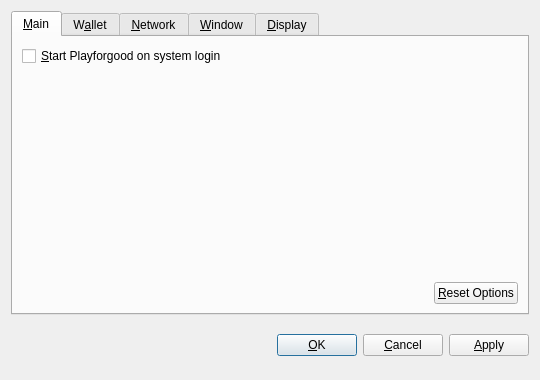
<?xml version="1.0" encoding="UTF-8"?>
<ui version="4.0">
 <class>OptionsDialog</class>
 <widget class="QDialog" name="OptionsDialog">
  <property name="geometry">
   <rect>
    <x>0</x>
    <y>0</y>
    <width>540</width>
    <height>380</height>
   </rect>
  </property>
  <property name="windowTitle">
   <string>Options</string>
  </property>
  <property name="modal">
   <bool>true</bool>
  </property>
  <layout class="QVBoxLayout" name="verticalLayout">
   <item>
    <widget class="QTabWidget" name="tabWidget">
     <property name="tabPosition">
      <enum>QTabWidget::North</enum>
     </property>
     <property name="currentIndex">
      <number>0</number>
     </property>
     <widget class="QWidget" name="tabMain">
      <attribute name="title">
       <string>&amp;Main</string>
      </attribute>
      <layout class="QVBoxLayout" name="verticalLayout_Main">
       <item>
        <widget class="QCheckBox" name="bitcoinAtStartup">
         <property name="toolTip">
          <string>Automatically start Playforgood after logging in to the system.</string>
         </property>
         <property name="text">
          <string>&amp;Start Playforgood on system login</string>
         </property>
        </widget>
       </item>
       <item>
        <spacer name="verticalSpacer_Main">
         <property name="orientation">
          <enum>Qt::Vertical</enum>
         </property>
         <property name="sizeHint" stdset="0">
          <size>
           <width>20</width>
           <height>40</height>
          </size>
         </property>
        </spacer>
       </item>
       <item>
        <layout class="QHBoxLayout" name="horizontalLayout_2_Main">
         <item>
          <spacer name="horizontalSpacer_2_Main">
           <property name="orientation">
            <enum>Qt::Horizontal</enum>
           </property>
           <property name="sizeHint" stdset="0">
            <size>
             <width>40</width>
             <height>20</height>
            </size>
           </property>
          </spacer>
         </item>
         <item>
          <widget class="QPushButton" name="resetButton">
           <property name="toolTip">
            <string>Reset all client options to default.</string>
           </property>
           <property name="text">
            <string>&amp;Reset Options</string>
           </property>
           <property name="autoDefault">
            <bool>false</bool>
           </property>
          </widget>
         </item>
        </layout>
       </item>
      </layout>
     </widget>
     <widget class="QWidget" name="tabWallet">
      <attribute name="title">
       <string>W&amp;allet</string>
      </attribute>
      <layout class="QVBoxLayout" name="verticalLayout_Network">
       <item>
        <widget class="QLabel" name="transactionFeeInfoLabel">
         <property name="text">
          <string>Optional transaction fee per kB that helps make sure your transactions are processed quickly. Most transactions are 1 kB.</string>
         </property>
         <property name="textFormat">
          <enum>Qt::PlainText</enum>
         </property>
         <property name="wordWrap">
          <bool>true</bool>
         </property>
        </widget>
       </item>
       <item>
        <layout class="QHBoxLayout" name="horizontalLayout_1_Main">
         <item>
          <widget class="QLabel" name="transactionFeeLabel">
           <property name="text">
            <string>Pay transaction &amp;fee</string>
           </property>
           <property name="textFormat">
            <enum>Qt::PlainText</enum>
           </property>
           <property name="buddy">
            <cstring>transactionFee</cstring>
           </property>
          </widget>
         </item>
         <item>
          <widget class="BitcoinAmountField" name="transactionFee"/>
         </item>
         <item>
          <spacer name="horizontalSpacer_1_Main">
           <property name="orientation">
            <enum>Qt::Horizontal</enum>
           </property>
           <property name="sizeHint" stdset="0">
            <size>
             <width>40</width>
             <height>20</height>
            </size>
           </property>
          </spacer>
         </item>
        </layout>
       </item>
       <item>
        <widget class="QLabel" name="label">
         <property name="text">
          <string>If you disable the spending of unconfirmed change, the change from a transaction cannot be used until that transaction has at least one confirmation. This also affects how your balance is computed.</string>
         </property>
         <property name="wordWrap">
          <bool>true</bool>
         </property>
        </widget>
       </item>
       <item>
        <widget class="QCheckBox" name="spendZeroConfChange">
         <property name="text">
          <string>Spend unconfirmed change  (experts only)</string>
         </property>
        </widget>
       </item>
       <item>
        <spacer name="verticalSpacer">
         <property name="orientation">
          <enum>Qt::Vertical</enum>
         </property>
         <property name="sizeHint" stdset="0">
          <size>
           <width>20</width>
           <height>40</height>
          </size>
         </property>
        </spacer>
       </item>
      </layout>
     </widget>
     <widget class="QWidget" name="tabNetwork">
      <attribute name="title">
       <string>&amp;Network</string>
      </attribute>
      <layout class="QVBoxLayout" name="verticalLayout_Network">
       <item>
        <widget class="QCheckBox" name="mapPortUpnp">
         <property name="toolTip">
          <string>Automatically open the Playforgood client port on the router. This only works when your router supports UPnP and it is enabled.</string>
         </property>
         <property name="text">
          <string>Map port using &amp;UPnP</string>
         </property>
        </widget>
       </item>
       <item>
        <widget class="QCheckBox" name="connectSocks">
         <property name="toolTip">
          <string>Connect to the Playforgood network through a SOCKS proxy (e.g. when connecting through Tor).</string>
         </property>
         <property name="text">
          <string>&amp;Connect through SOCKS proxy:</string>
         </property>
        </widget>
       </item>
       <item>
        <layout class="QHBoxLayout" name="horizontalLayout_Network">
         <item>
          <widget class="QLabel" name="proxyIpLabel">
           <property name="text">
            <string>Proxy &amp;IP:</string>
           </property>
           <property name="textFormat">
            <enum>Qt::PlainText</enum>
           </property>
           <property name="buddy">
            <cstring>proxyIp</cstring>
           </property>
          </widget>
         </item>
         <item>
          <widget class="QValidatedLineEdit" name="proxyIp">
           <property name="maximumSize">
            <size>
             <width>140</width>
             <height>16777215</height>
            </size>
           </property>
           <property name="toolTip">
            <string>IP address of the proxy (e.g. 127.0.0.1)</string>
           </property>
          </widget>
         </item>
         <item>
          <widget class="QLabel" name="proxyPortLabel">
           <property name="text">
            <string>&amp;Port:</string>
           </property>
           <property name="textFormat">
            <enum>Qt::PlainText</enum>
           </property>
           <property name="buddy">
            <cstring>proxyPort</cstring>
           </property>
          </widget>
         </item>
         <item>
          <widget class="QLineEdit" name="proxyPort">
           <property name="maximumSize">
            <size>
             <width>55</width>
             <height>16777215</height>
            </size>
           </property>
           <property name="toolTip">
            <string>Port of the proxy (e.g. 9050)</string>
           </property>
          </widget>
         </item>
         <item>
          <widget class="QLabel" name="socksVersionLabel">
           <property name="text">
            <string>SOCKS &amp;Version:</string>
           </property>
           <property name="textFormat">
            <enum>Qt::PlainText</enum>
           </property>
           <property name="buddy">
            <cstring>socksVersion</cstring>
           </property>
          </widget>
         </item>
         <item>
          <widget class="QValueComboBox" name="socksVersion">
           <property name="toolTip">
            <string>SOCKS version of the proxy (e.g. 5)</string>
           </property>
          </widget>
         </item>
         <item>
          <spacer name="horizontalSpacer_Network">
           <property name="orientation">
            <enum>Qt::Horizontal</enum>
           </property>
           <property name="sizeHint" stdset="0">
            <size>
             <width>40</width>
             <height>20</height>
            </size>
           </property>
          </spacer>
         </item>
        </layout>
       </item>
       <item>
        <spacer name="verticalSpacer_Network">
         <property name="orientation">
          <enum>Qt::Vertical</enum>
         </property>
         <property name="sizeHint" stdset="0">
          <size>
           <width>20</width>
           <height>40</height>
          </size>
         </property>
        </spacer>
       </item>
      </layout>
     </widget>
     <widget class="QWidget" name="tabWindow">
      <attribute name="title">
       <string>&amp;Window</string>
      </attribute>
      <layout class="QVBoxLayout" name="verticalLayout_Window">
       <item>
        <widget class="QCheckBox" name="minimizeToTray">
         <property name="toolTip">
          <string>Show only a tray icon after minimizing the window.</string>
         </property>
         <property name="text">
          <string>&amp;Minimize to the tray instead of the taskbar</string>
         </property>
        </widget>
       </item>
       <item>
        <widget class="QCheckBox" name="minimizeOnClose">
         <property name="toolTip">
          <string>Minimize instead of exit the application when the window is closed. When this option is enabled, the application will be closed only after selecting Quit in the menu.</string>
         </property>
         <property name="text">
          <string>M&amp;inimize on close</string>
         </property>
        </widget>
       </item>
       <item>
        <spacer name="verticalSpacer_Window">
         <property name="orientation">
          <enum>Qt::Vertical</enum>
         </property>
         <property name="sizeHint" stdset="0">
          <size>
           <width>20</width>
           <height>40</height>
          </size>
         </property>
        </spacer>
       </item>
      </layout>
     </widget>
     <widget class="QWidget" name="tabDisplay">
      <attribute name="title">
       <string>&amp;Display</string>
      </attribute>
      <layout class="QVBoxLayout" name="verticalLayout_Display">
       <item>
        <layout class="QHBoxLayout" name="horizontalLayout_1_Display">
         <item>
          <widget class="QLabel" name="langLabel">
           <property name="text">
            <string>User Interface &amp;language:</string>
           </property>
           <property name="textFormat">
            <enum>Qt::PlainText</enum>
           </property>
           <property name="buddy">
            <cstring>lang</cstring>
           </property>
          </widget>
         </item>
         <item>
          <widget class="QValueComboBox" name="lang">
           <property name="toolTip">
            <string>The user interface language can be set here. This setting will take effect after restarting Playforgood.</string>
           </property>
          </widget>
         </item>
        </layout>
       </item>
       <item>
        <layout class="QHBoxLayout" name="horizontalLayout_2_Display">
         <item>
          <widget class="QLabel" name="unitLabel">
           <property name="text">
            <string>&amp;Unit to show amounts in:</string>
           </property>
           <property name="textFormat">
            <enum>Qt::PlainText</enum>
           </property>
           <property name="buddy">
            <cstring>unit</cstring>
           </property>
          </widget>
         </item>
         <item>
          <widget class="QValueComboBox" name="unit">
           <property name="toolTip">
            <string>Choose the default subdivision unit to show in the interface and when sending coins.</string>
           </property>
          </widget>
         </item>
        </layout>
       </item>
       <item>
        <widget class="QCheckBox" name="displayAddresses">
         <property name="toolTip">
          <string>Whether to show Playforgood addresses in the transaction list or not.</string>
         </property>
         <property name="text">
          <string>&amp;Display addresses in transaction list</string>
         </property>
        </widget>
       </item>
       <item>
        <widget class="QCheckBox" name="coinControlFeatures">
         <property name="toolTip">
          <string>Whether to show coin control features or not.</string>
         </property>
         <property name="text">
          <string>Display coin &amp;control features (experts only!)</string>
         </property>
        </widget>
       </item>
       <item>
        <spacer name="verticalSpacer_Display">
         <property name="orientation">
          <enum>Qt::Vertical</enum>
         </property>
         <property name="sizeHint" stdset="0">
          <size>
           <width>20</width>
           <height>40</height>
          </size>
         </property>
        </spacer>
       </item>
      </layout>
     </widget>
    </widget>
   </item>
   <item>
    <layout class="QHBoxLayout" name="horizontalLayout_Buttons">
     <item>
      <spacer name="horizontalSpacer_1">
       <property name="orientation">
        <enum>Qt::Horizontal</enum>
       </property>
       <property name="sizeHint" stdset="0">
        <size>
         <width>40</width>
         <height>48</height>
        </size>
       </property>
      </spacer>
     </item>
     <item>
      <widget class="QLabel" name="statusLabel">
       <property name="font">
        <font>
         <weight>75</weight>
         <bold>true</bold>
        </font>
       </property>
       <property name="text">
        <string/>
       </property>
       <property name="textFormat">
        <enum>Qt::PlainText</enum>
       </property>
       <property name="wordWrap">
        <bool>true</bool>
       </property>
      </widget>
     </item>
     <item>
      <spacer name="horizontalSpacer_2">
       <property name="orientation">
        <enum>Qt::Horizontal</enum>
       </property>
       <property name="sizeHint" stdset="0">
        <size>
         <width>40</width>
         <height>48</height>
        </size>
       </property>
      </spacer>
     </item>
     <item>
      <widget class="QPushButton" name="okButton">
       <property name="text">
        <string>&amp;OK</string>
       </property>
      </widget>
     </item>
     <item>
      <widget class="QPushButton" name="cancelButton">
       <property name="text">
        <string>&amp;Cancel</string>
       </property>
       <property name="autoDefault">
        <bool>false</bool>
       </property>
      </widget>
     </item>
     <item>
      <widget class="QPushButton" name="applyButton">
       <property name="text">
        <string>&amp;Apply</string>
       </property>
       <property name="autoDefault">
        <bool>false</bool>
       </property>
      </widget>
     </item>
    </layout>
   </item>
  </layout>
 </widget>
 <customwidgets>
  <customwidget>
   <class>BitcoinAmountField</class>
   <extends>QSpinBox</extends>
   <header>bitcoinamountfield.h</header>
  </customwidget>
  <customwidget>
   <class>QValueComboBox</class>
   <extends>QComboBox</extends>
   <header>qvaluecombobox.h</header>
  </customwidget>
  <customwidget>
   <class>QValidatedLineEdit</class>
   <extends>QLineEdit</extends>
   <header>qvalidatedlineedit.h</header>
  </customwidget>
 </customwidgets>
 <resources/>
 <connections/>
</ui>
